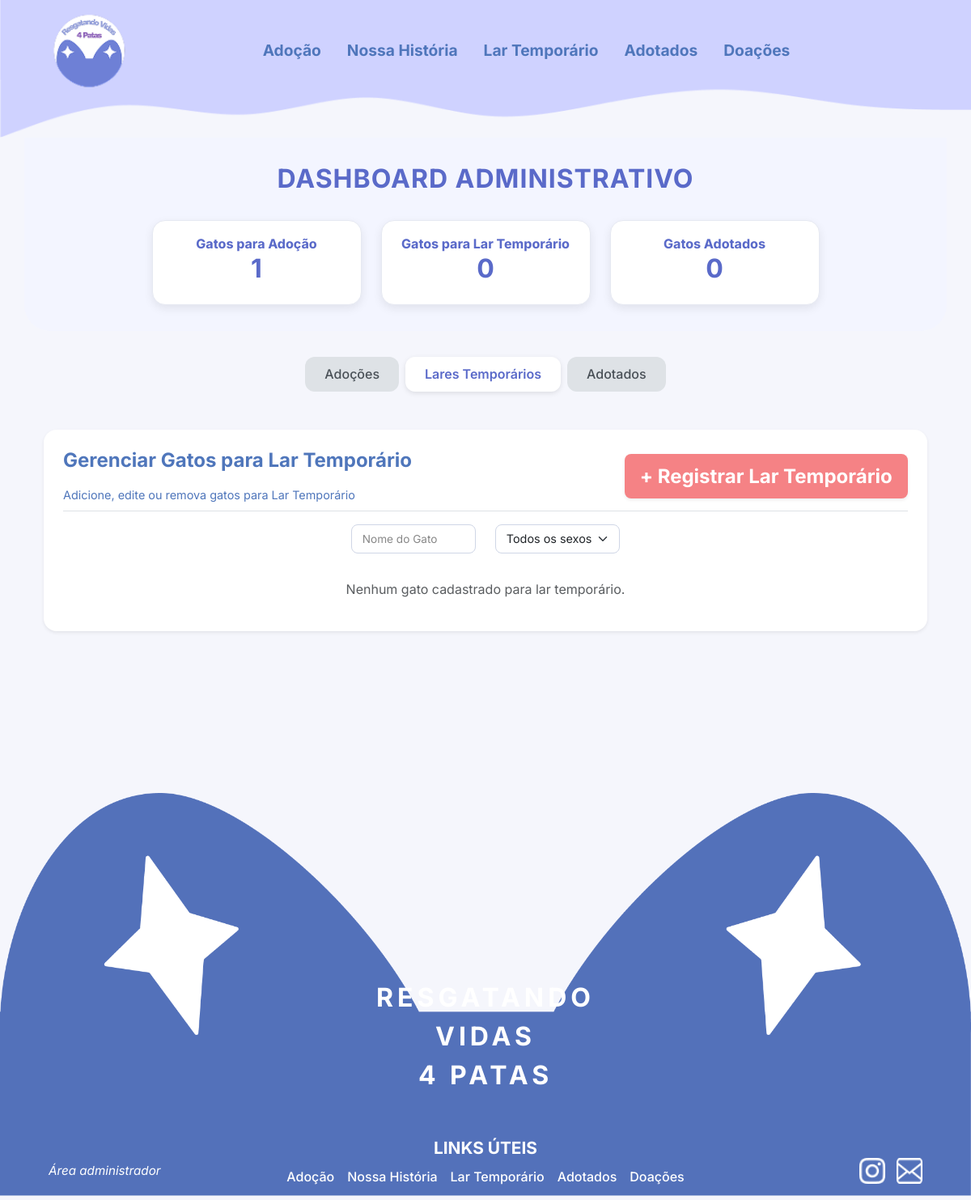
Before: /gatos/dashboard_admin_lar_temporario with the older database file.
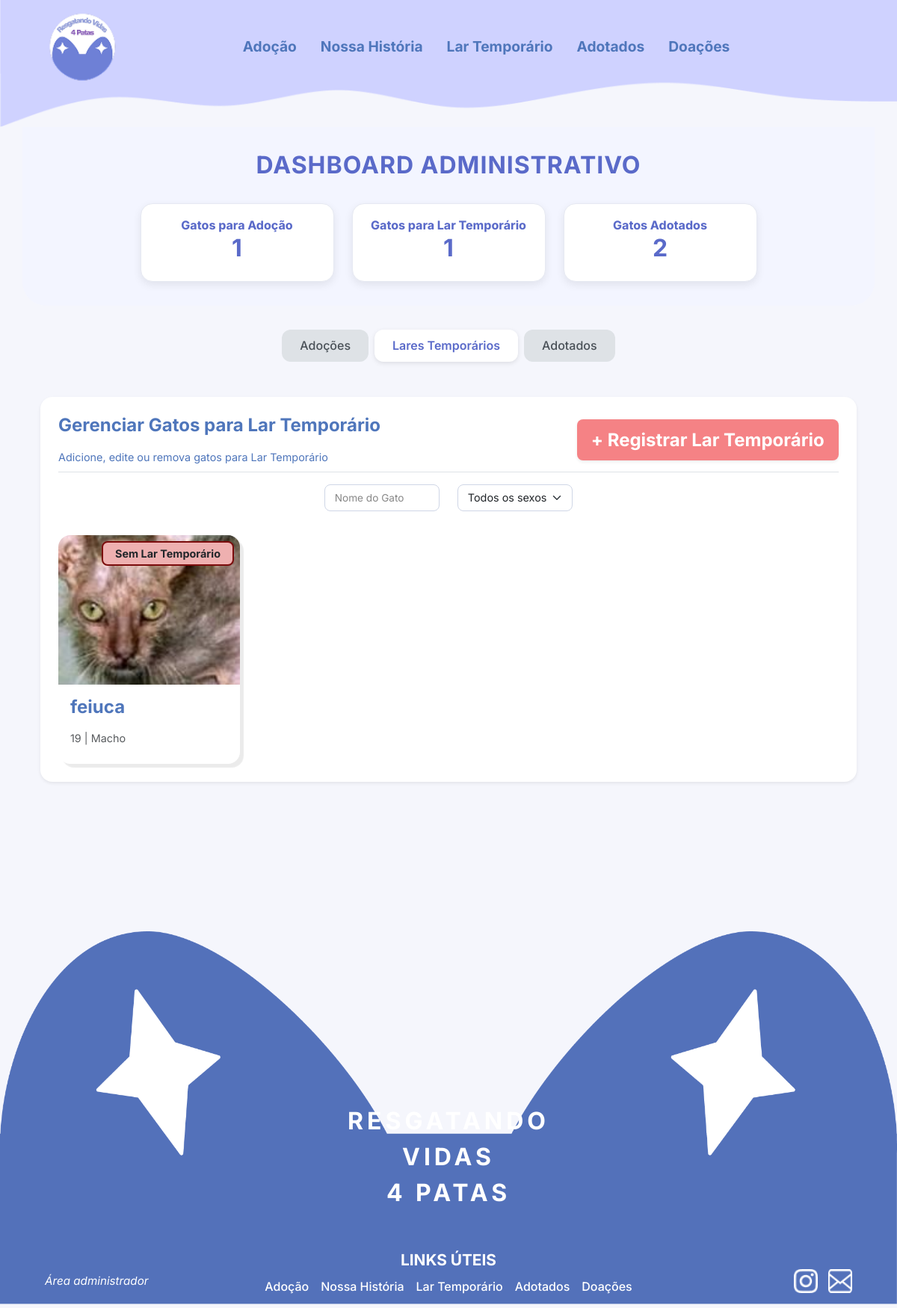
After: the same page with the newer database file.
### gatos/models.py (models this page shows, shortened)
class Gato(models.Model):
    SEXO_CHOICES = [
        ("M", "Macho"),
        ("F", "Fêmea"),
    ]
    nome = models.CharField(max_length=100, verbose_name="Nome do gato")
    sexo = models.CharField(max_length=1, choices=SEXO_CHOICES, verbose_name="Sexo", blank=False, null=False)
    idade = models.CharField(max_length=10, verbose_name="Idade")
    descricao = models.TextField(max_length=10000, verbose_name="Sobre o gato")
    imagem = models.ImageField(upload_to="gatos/", verbose_name="Foto do gato")
    lar_temporario = models.BooleanField(default=False, verbose_name="Precisa de lar temporário")
    cuidado = models.ForeignKey(Cuidado, on_delete=models.CASCADE, verbose_name="Cuidados")
    temperamento = models.ForeignKey(Temperamento, on_delete=models.CASCADE, verbose_name="Temperamento")
    sociavel = models.ForeignKey(Sociavel, on_delete=models.CASCADE, verbose_name="Socialização")
    moradia = models.ForeignKey(Moradia, on_delete=models.CASCADE, verbose_name="Moradia adequada")
    adotado = models.BooleanField(default=False, verbose_name="Adotado")
    created_at = models.DateTimeField(auto_now_add=True, verbose_name="Criado em")
    updated_at = models.DateTimeField(auto_now=True, verbose_name="Atualizado em")
    class Meta:
        verbose_name = "Gato"
        verbose_name_plural = "Gatos"
        db_table = "gatos"
        ordering = ["-created_at"]

### gatos/views.py (the view)
# urls.py: path("dashboard_admin_lar_temporario", dashboard_admin_lar_temporario, name="dashboard_admin_lar_temporario"),    # Função para conseguir acessar a tela de DashBoard do Admin - Com os gatos para Lar_T
def dashboard_admin_lar_temporario(request):
    gatos = Gato.objects.filter(lar_temporario=True)
    gatos = gatos.exclude(id__in=Adotados.objects.values_list('gato_id', flat=True))
    nome = request.GET.get("nome")
    if nome:
        gatos = gatos.filter(nome__icontains=nome)
    sexo = request.GET.get("sexo")
    if sexo in ["M", "F"]:
        gatos = gatos.filter(sexo=sexo)
    gatos_em_lar_ids = LarTemporarioAtual.objects.values_list("gato_id", flat=True)
    for gato in gatos:
        gato.em_lar = gato.id in gatos_em_lar_ids
    context = {
        "gatos": gatos,
    }
    return render(request, "gatos/dashboard_admin_lar_temporario.html", context)

### gatos/context_processors.py (called while the page is built)
def dashboard_totals(request):
    total_para_adocao = Gato.objects.exclude(id__in=Adotados.objects.values("gato")).count()
    total_lar_temporario = Gato.objects.filter(lar_temporario=True).exclude(id__in=Adotados.objects.values("gato")).count()
    total_adotados = Adotados.objects.count()
    return {
        "total_para_adocao": total_para_adocao,
        "total_lar_temporario": total_lar_temporario,
        "total_adotados": total_adotados,
    }

### gatos/templates/gatos/dashboard_admin_lar_temporario.html (shortened to what this page needs)
{% extends "ong/base_admin.html" %}
{% load static %}
{% block content %}
<link rel="stylesheet" href="{% static 'css/dashboard_admin_adocoes.css' %}">
<div class="container py-4">
    <div class="p-4 bg-white shadow-sm rounded-4">
        <div class="d-flex justify-content-between align-items-center mb-3 border-bottom pb-2">
            <div>
                <h2 class="fw-bold text-primary">Gerenciar Gatos para Lar Temporário</h2>
                <p class="subtitle-custom mb-0">Adicione, edite ou remova gatos para Lar Temporário</p>
            </div>
            <a href="" class="btn btn-danger fw-bold shadow-sm rounded-3"> + Registrar Lar Temporário </a>
        </div>
        <form method="GET" action="">
            <div class="row justify-content-center mb-4">
                <div class="col-md-2 col-sm-4 mb-2">
                    <input type="text" name="nome" class="form-control form-control-sm search-input" placeholder="Nome do Gato" onkeyup="debounceSubmit(this.form, 600)" value="{{ request.GET.nome|default:'' }}">
                </div>
                <div class="col-md-2 col-sm-4 mb-2">
                    <select name="sexo" class="form-select form-select-sm search-input" onchange="this.form.submit()">
                        <option value="">Todos os sexos</option>
                    </select>
                </div>
            </div>
        </form>
        <div class="row g-4">
            {% for gato in gatos %}
            <div class="col-lg-3 col-md-4 col-sm-6">
                <div class="card border-0 h-100 rounded-4 overflow-hidden">
                    {% if gato.em_lar %}
                        <div class="position-absolute top-0 end-0 m-2 px-3 py-1 fw-bold rounded-3 text-dark" style="background-color: #B0EEB2; border: 2px solid #227B0C; font-size: 0.9rem;">
                            Em Lar Temporário
                        </div>
                    {% else %}
                        <div class="position-absolute top-0 end-0 m-2 px-3 py-1 fw-bold rounded-3 text-dark" style="background-color: #EEB0B0; border: 2px solid #7B0C0C; font-size: 0.9rem;">
                            Sem Lar Temporário
                        </div>
                    {% endif %}
                    {% if gato.imagem %}
                        <img src="{{ gato.imagem.url }}" class="card-img-top" alt="{{ gato.nome }}" style="object-fit: cover; height: 200px;">
                    {% else %}
                        <img src="https://placehold.co/300x200?text=Sem+Foto" class="card-img-top" alt="Sem imagem">
                    {% endif %}
                    <div class="card-body d-flex flex-column">
                        <div class="d-flex justify-content-between align-items-center mb-2">
                            <h5 class="card-title mb-0 fw-bold text-primary">{{ gato.nome }}</h5>
                        </div>
                        <p class="card-text mb-2 text-muted small"> {{ gato.idade }} |
                            {% if gato.sexo == 'M' %}
                            Macho
                            {% else %}
                            Fêmea
                            {% endif %}
                        </p>
                    </div>
                </div>
            </div>
            {% empty %}
            <p class="text-muted text-center">Nenhum gato cadastrado para lar temporário.</p>
            {% endfor %}
        </div>
    </div>
</div>
{% endblock %}

### ong/templates/ong/base_admin.html (shortened to what this page needs)
{% load static %}
<!DOCTYPE html>
<html lang="pt-br">
<head>
    {% include 'ong/header.html' %}
    <link href="https://cdn.jsdelivr.net/npm/bootstrap@5.3.3/dist/css/bootstrap.min.css" rel="stylesheet">
    <link rel="stylesheet" href="{% static 'css/base_admin.css' %}">
</head>
<body>
    <div class="dashboard-header container">
        <h2>DASHBOARD ADMINISTRATIVO</h2>
        <div class="row justify-content-center g-4">
            <div class="col-md-3">
                <div class="card stat-card p-3">
                    <p>Gatos para Adoção</p>
                    <h4>{{ total_para_adocao|default:"0" }}</h4>
                </div>
            </div>
            <div class="col-md-3">
                <div class="card stat-card p-3">
                    <p>Gatos para Lar Temporário</p>
                    <h4>{{ total_lar_temporario|default:"0" }}</h4>
                </div>
            </div>
            <div class="col-md-3">
                <div class="card stat-card p-3">
                    <p>Gatos Adotados</p>
                    <h4>{{ total_adotados|default:"0" }}</h4>
                </div>
            </div>
        </div>
    </div>
    <div class="container mb-4">
        <ul class="nav nav-tabs justify-content-center">
            <li class="nav-item">
                <a class="nav-link {% if 'dashboard_admin_adocoes' in request.path %}active{% endif %}" href="{% url 'gatos:dashboard_admin_adocoes' %}"> Adoções </a>
            </li>
            <li class="nav-item">
                <a class="nav-link {% if 'dashboard_admin_lar_temporario' in request.path %}active{% endif %}" href="{% url 'gatos:dashboard_admin_lar_temporario' %}"> Lares Temporários </a>
            </li>
            <li class="nav-item">
                <a class="nav-link {% if 'dashboard_admin_adotados' in request.path %}active{% endif %}" href="{% url 'gatos:dashboard_admin_adotados' %}"> Adotados </a>
            </li>
        </ul>
    </div>
    <main class="container">
        {% block content %}
        {% endblock %}
    </main>
    {% include 'ong/footer.html' %}
</body>
</html>

### ong/templates/ong/header.html (shortened to what this page needs)
{% load static %}
<link href="{% static 'css/style.css' %}" rel="stylesheet">
<div class="header-container">
    <img src="{% static 'img/header.png' %}" alt="Header da ONG" class="header-image">
    <div class="nav-bar">
        <div class="nav-left">
            <img src="{% static 'img/logo.png' %}" alt="Logo" class="logo">
        </div>
    <nav class="nav-center" id="navMenu" role="navigation" aria-label="Menu principal">
      <a class="nav-link" href="{% url 'adocoes:lista' %}">Adoção</a>
      <a class="nav-link" href="">Nossa História</a>
      <a class="nav-link" href="{% url 'lares_temporarios:lista' %}">Lar Temporário</a>
      <a class="nav-link" href="">Adotados</a>
      <a class="nav-link" href="{% url 'doacoes' %}">Doações</a>
    </nav>
    </div>
</div>

### ong/templates/ong/footer.html
{% load static %}
<link href="{% static 'css/style.css' %}" rel="stylesheet">
<div class="footer-container position-relative">
  <img src="{% static 'img/footer.png' %}" alt="Patinhas Decorativas" class="footer-image img-fluid w-100">
  <div class="footer-text container text-center">
    <p id="titulo">RESGATANDO VIDAS<br>4 PATAS</p>
    <div class="footer-links mt-3">
      <p class="fw-bold">LINKS ÚTEIS</p>
      <div class="footer-nav d-flex flex-wrap justify-content-center gap-3">
        <a href="#">Adoção</a>
        <a href="#">Nossa História</a>
        <a href="#">Lar Temporário</a>
        <a href="#">Adotados</a>
        <a href="#">Doações</a>
      </div>
    </div>
  </div>
  <div class="footer-bottom">
    <div class="footer-bottom-left">
      <a href="{% url 'login' %}" class="admin-link">Área administrador</a>
    </div>
    <div class="footer-bottom-right">
      <a href="https://www.instagram.com/resgatandovidas4patas/?hl=pt-br" target="_blank" class="social-link" aria-label="Instagram">
        <img src="{% static 'img/instagram.png' %}" alt="Instagram" class="social-icon">
      </a>
      <a href="https://mail.google.com/mail/?view=cm&fs=1&to=resgatandovidas4patas@gmail.com"
        target="_blank"
        class="social-link"
        aria-label="E-mail">
        <img src="{% static 'img/email.png' %}" alt="E-mail" class="social-icon">
      </a>
    </div>
  </div>
</div>

### ong/static/css/style.css (style rules this page uses)
html, body { margin: 0; padding: 0; }
.header-container { position: relative; width: 100%; overflow: hidden; }
.header-container img { display: block; width: 100%; height: 170px; max-height: 100vh; }
.nav-bar { position: absolute; top: 37%; left: 50%; transform: translate(-50%, -50%); display: flex; justify-content: space-between; align-items: center; flex-wrap: wrap; width: 90%; max-width: 1200px; color: #4F76BB; }
.nav-left .logo { height: 100px; width: auto; }
.nav-center { display: flex; gap: 2rem; flex-wrap: wrap; justify-content: center; align-items: center; text-align: center; }
.nav-center span, .nav-center a { font-size: 1.2rem; font-weight: bold; color: #4F76BB; text-decoration: none; }
.footer-container { position: relative; margin-top: 100px; width: 100%; }
.footer-container .footer-image { width: 100%; height: auto; }
.footer-text { position: absolute; top: 70%; left: 50%; transform: translate(-50%, -50%); color: white; text-align: center; padding: 1rem; width: 90%; }
#titulo { letter-spacing: 5px; font-size: 2rem; font-weight: bold; width: 33%; margin-left: 33%; }
.fw-bold { font-size: 1.5rem; }
p { margin-top: 4%; }
.footer-links { font-size: 1rem; margin-top: 1.5rem; }
.footer-nav { display: flex; justify-content: center; flex-wrap: wrap; gap: 1rem; }
.footer-container { position: relative; margin-top: 200px; width: 100%; overflow: visible; }
.footer-container .footer-image { width: 100%; height: auto; display: block; }
.footer-text { position: absolute; top: 72%; left: 50%; transform: translate(-50%, -50%); color: white; text-align: center; padding: 1rem; width: 90%; z-index: 3; }
#titulo { letter-spacing: 5px; font-size: 2rem; font-weight: 700; margin: 0 auto 8px; display: inline-block; text-transform: uppercase; }
.footer-links p.fw-bold { font-size: 1.3rem; margin-bottom: 0.5rem; }
.footer-nav { display: flex; justify-content: center; flex-wrap: wrap; gap: 1.5rem; }
.footer-nav a { color: #ffffff; text-decoration: none; font-size: 1rem; font-weight: 500; }
.footer-bottom { position: absolute; bottom: 15px; left: 0; width: 100%; z-index: 3; display: flex; justify-content: space-between; align-items: center; padding: 0 5%; box-sizing: border-box; color: #ffffff; }
.admin-link { color: #ffffff; text-decoration: none; font-style: italic; font-size: 0.95rem; }
.footer-bottom-right { display: flex; gap: 14px; align-items: center; }
.social-link { display: inline-block; }
.social-icon { width: 32px; height: 32px; display: block; border: none; border-radius: 0; padding: 0; background: none; }

### ong/static/css/base_admin.css (style rules this page uses)
.dashboard-header { background: #f3f5ff; border-radius: 0 0 2rem 2rem; padding: 2rem 1rem; text-align: center; margin-bottom: 2rem; }
.dashboard-header h2 { font-weight: 700; color: #5a6ac9; margin-bottom: 2rem; letter-spacing: 1px; }
.stat-card { border-radius: 1rem; background: #fff; box-shadow: 0 2px 8px rgba(0, 0, 0, 0.08); transition: 0.2s ease-in-out; }
.stat-card h4 { font-size: 2rem; font-weight: bold; color: #5a6ac9; }
.stat-card p { margin: 0; color: #6c757d; font-weight: 500; }
.nav-tabs { border: none; gap: 0.5rem; justify-content: center; }
.nav-tabs .nav-link { border-radius: 0.75rem; border: none; background: #dee2e6; color: #495057; padding: 0.6rem 1.5rem; font-weight: 500; }
.nav-tabs .nav-link.active { background: #fff; color: #5a6ac9; font-weight: 600; box-shadow: 0 2px 6px rgba(0, 0, 0, 0.1); }
.col-md-3 p { color: #5a6ac9; font-family: "Inter", sans-serif; font-optical-sizing: auto; font-weight: 750; }

Changed rows visible on the page:
added Gato: shows "Sem Lar Temporário", imagem (picture), nome "feiuca", idade "19", sexo "Macho"
Other visible differences:
{{ total_lar_temporario|default:"0" }}: "0" → "1"
{{ total_adotados|default:"0" }}: "0" → "2"
text no longer shown: "Nenhum gato cadastrado para lar temporário."
